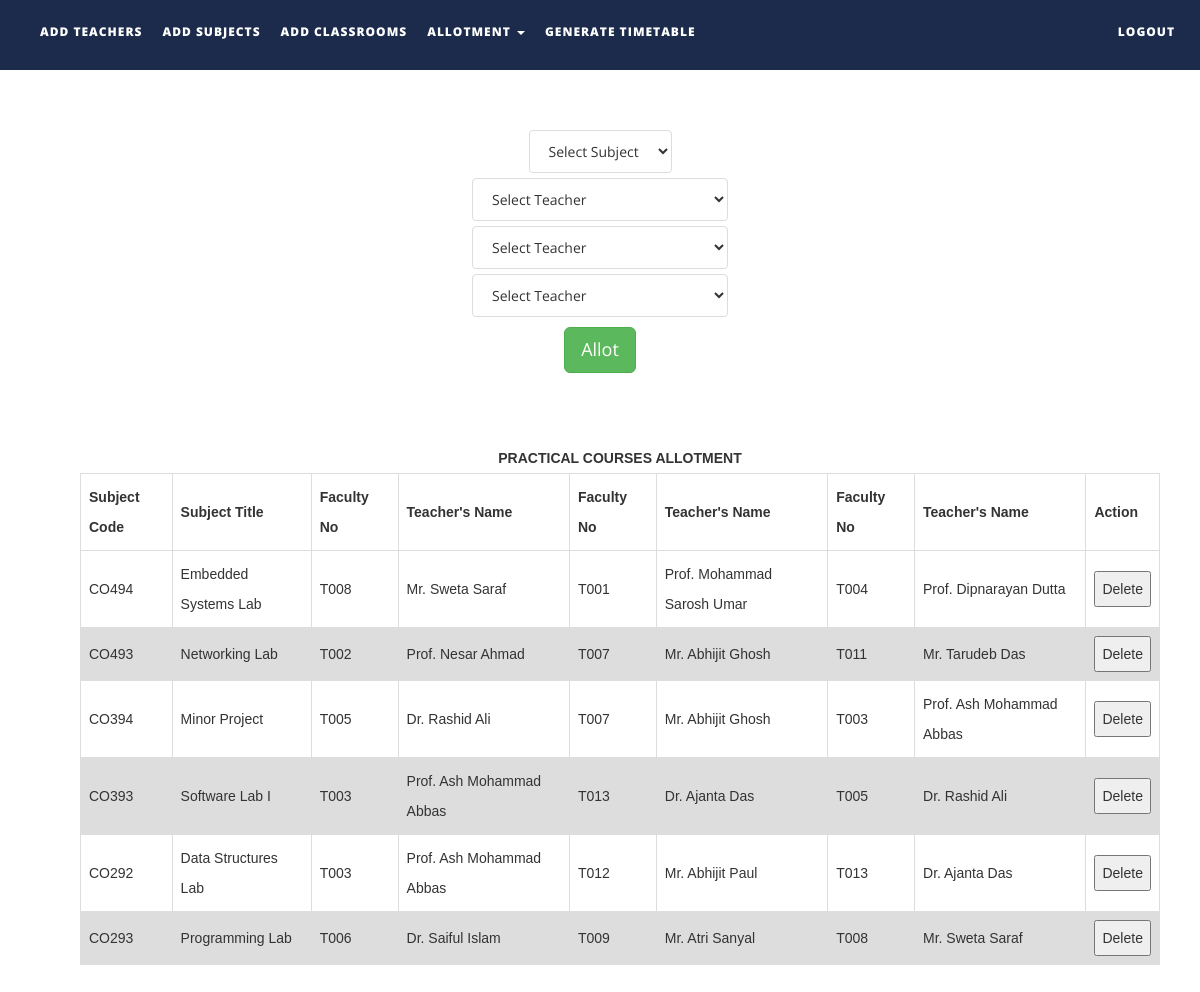
Screenshot of /files/allotpracticals.php with the database file from the repository.
### tables this page shows
CREATE TABLE `subjects` (
  `subject_code` varchar(10) NOT NULL,
  `subject_name` varchar(50) NOT NULL,
  `course_type` varchar(15) NOT NULL,
  `semester` int(1) NOT NULL,
  `department` varchar(50) NOT NULL,
  `isAlloted` int(1) NOT NULL,
  `allotedto` text NOT NULL,
  `allotedto2` text NOT NULL,
  `allotedto3` text NOT NULL
);

CREATE TABLE `teachers` (
  `faculty_number` varchar(10) NOT NULL,
  `name` text NOT NULL,
  `alias` varchar(10) NOT NULL,
  `designation` varchar(30) NOT NULL,
  `contact_number` varchar(15) NOT NULL,
  `emailid` varchar(50) NOT NULL
);

### files/allotpracticals.php (the view, shortened to what this page needs)
<!DOCTYPE html>
<html xmlns="http://www.w3.org/1999/xhtml" xmlns="http://www.w3.org/1999/html">
<head>
    <link href="assets/css/bootstrap.css" rel="stylesheet"/>
    <link href="assets/css/font-awesome.min.css" rel="stylesheet"/>
    <link href="assets/css/flexslider.css" rel="stylesheet"/>
    <link href="assets/css/style.css" rel="stylesheet"/>
</head>
<body>
<div class="navbar navbar-inverse navbar-fixed-top " id="menu">
    <div class="container">
        <div class="navbar-collapse collapse move-me">
            <ul class="nav navbar-nav navbar-left">
                <li><a href="addteachers.php">ADD TEACHERS</a></li>
                <li><a href="addsubjects.php">ADD SUBJECTS</a></li>
                <li><a href="addclassrooms.php">ADD CLASSROOMS</a></li>
                <li class="dropdown"><a class="dropdown-toggle" data-toggle="dropdown" aria-expanded="false">ALLOTMENT
                        <span class="caret"></span></a>
                </li>
                <li><a href="generatetimetable.php">GENERATE TIMETABLE</a></li>
            </ul>
            <ul class="nav navbar-nav navbar-right">
                <li><a href="index.php">LOGOUT</a></li>
            </ul>
        </div>
    </div>
</div>
<br>
<form action="allotmentpracticalFormvalidation.php" method="post" style="margin-top: 100px">
    <div align="center">
        <select name="tobealloted" class="list-group-item">
            <?php
            $q = mysqli_query(mysqli_connect("localhost", "root", "", "ttms"),
                "SELECT * FROM subjects WHERE course_type = 'LAB'");
            $row_count = mysqli_num_rows($q);
            if ($row_count) {
                $mystring = '
         <option selected disabled>Select Subject</option>';
                while ($row = mysqli_fetch_assoc($q)) {
                    if ($row['isAlloted'] == 1)
                        continue;
                    $mystring .= '<option value="' . $row['subject_code'] . '">' . $row['subject_name'] . '</option>';
                }
                echo $mystring;
            }
            ?>
        </select>
    </div>
    <div align="center" style="margin-top: 5px">
        <select name="toalloted" class="list-group-item">
            <?php
            $q = mysqli_query(mysqli_connect("localhost", "root", "", "ttms"),
                "SELECT * FROM teachers ");
            $row_count = mysqli_num_rows($q);
            if ($row_count) {
                $mystring = '
         <option selected disabled>Select Teacher</option>';
                while ($row = mysqli_fetch_assoc($q)) {
                    $mystring .= '<option value="' . $row['faculty_number'] . '">' . $row['name'] . '</option>';
                }
                echo $mystring;
            }
            ?>
        </select>
    </div>
    <div align="center" style="margin-top: 5px">
        <select name="toalloted2" class="list-group-item">
            <?php
            $q = mysqli_query(mysqli_connect("localhost", "root", "", "ttms"),
                "SELECT * FROM teachers ");
            $row_count = mysqli_num_rows($q);
            if ($row_count) {
                $mystring = '
         <option selected disabled>Select Teacher</option>';
                while ($row = mysqli_fetch_assoc($q)) {
                    $mystring .= '<option value="' . $row['faculty_number'] . '">' . $row['name'] . '</option>';
                }
                echo $mystring;
            }
            ?>
        </select>
    </div>
    <div align="center" style="margin-top: 5px">
        <select name="toalloted3" class="list-group-item">
            <?php
            $q = mysqli_query(mysqli_connect("localhost", "root", "", "ttms"),
                "SELECT * FROM teachers ");
            $row_count = mysqli_num_rows($q);
            if ($row_count) {
                $mystring = '
         <option selected disabled>Select Teacher</option>';
                while ($row = mysqli_fetch_assoc($q)) {
                    $mystring .= '<option value="' . $row['faculty_number'] . '">' . $row['name'] . '</option>';
                }
                echo $mystring;
            }
            ?>
        </select>
    </div>
    <div align="center" style="margin-top: 10px">
        <button type="submit" class="btn btn-success btn-lg">Allot</button>
    </div>
</form>
<table id=allotedpracticalstable>
    <caption><strong>PRACTICAL COURSES ALLOTMENT</strong></caption>
    <tr>
        <th width="130">Subject Code</th>
        <th width=200>Subject Title</th>
        <th width="120">Faculty No</th>
        <th width="300">Teacher's Name</th>
        <th width="120">Faculty No</th>
        <th width="300">Teacher's Name</th>
        <th width="120">Faculty No</th>
        <th width="300">Teacher's Name</th>
        <th width="40">Action</th>
    </tr>
    <tbody>
    <?php
    $q = mysqli_query(mysqli_connect("localhost", "root", "", "ttms"),
        "SELECT * FROM subjects");
    while ($row = mysqli_fetch_assoc($q)) {
        if (!($row['course_type'] == "LAB"))
            continue;
        $teacher_id1 = $row['allotedto'];
        $teacher_id2 = $row['allotedto2'];
        $teacher_id3 = $row['allotedto3'];
        $t1 = mysqli_query(mysqli_connect("localhost", "root", "", "ttms"),
            "SELECT name FROM teachers WHERE faculty_number = '$teacher_id1'");
        $trow1 = mysqli_fetch_assoc($t1);
        $t2 = mysqli_query(mysqli_connect("localhost", "root", "", "ttms"),
            "SELECT name FROM teachers WHERE faculty_number = '$teacher_id2'");
        $trow2 = mysqli_fetch_assoc($t2);
        $t3 = mysqli_query(mysqli_connect("localhost", "root", "", "ttms"),
            "SELECT name FROM teachers WHERE faculty_number = '$teacher_id3'");
        $trow3 = mysqli_fetch_assoc($t3);
        echo "<tr><td>{$row['subject_code']}</td>
                    <td>{$row['subject_name']}</td>
                    <td>{$row['allotedto']}</td>
                    <td>{$trow1['name']}</td>
                    <td>{$row['allotedto2']}</td>
                    <td>{$trow2['name']}</td>
                    <td>{$row['allotedto3']}</td>
                    <td>{$trow3['name']}</td>
                   <td>
                    <button>Delete</button></td>
                    </tr>\n";
    }
    ?>
    </tbody>
</table>
</body>
</html>

### files/assets/css/style.css (style rules this page uses)
#menu { background-color: rgba(28, 43, 75, 1); color: #fff; font-size: 12px; font-weight: 900; letter-spacing: 1px; min-height: 70px; }
.navbar-inverse { border-color: transparent; }
.navbar-inverse .navbar-nav > li > a, .navbar-inverse .navbar-nav > li > a:hover { color: #FFF; padding: 22px 10px; }

### files/allotpracticals.php (style rules this page uses)
table { margin-top: 70px; margin-bottom: 50px; font-family: arial, sans-serif; border-collapse: collapse; margin-left: 80px; width: 90%; }
td, th { border: 1px solid #dddddd; text-align: left; padding: 8px; }
tr:nth-child(even) { background-color: #dddddd; }

### rows the page displays
subjects: subject_code "CO494", subject_name "Embedded Systems Lab", allotedto "T008", teachers.name "Mr. Sweta Saraf", allotedto2 "T001", teachers.name "Prof. Mohammad Sarosh Umar", allotedto3 "T004", teachers.name "Prof. Dipnarayan Dutta"
subjects: subject_code "CO493", subject_name "Networking Lab", allotedto "T002", teachers.name "Prof. Nesar Ahmad", allotedto2 "T007", teachers.name "Mr. Abhijit Ghosh", allotedto3 "T011", teachers.name "Mr. Tarudeb Das"
subjects: subject_code "CO394", subject_name "Minor Project", allotedto "T005", teachers.name "Dr. Rashid Ali", allotedto2 "T007", teachers.name "Mr. Abhijit Ghosh", allotedto3 "T003", teachers.name "Prof. Ash Mohammad Abbas"
subjects: subject_code "CO393", subject_name "Software Lab I", allotedto "T003", teachers.name "Prof. Ash Mohammad Abbas", allotedto2 "T013", teachers.name "Dr. Ajanta Das", allotedto3 "T005", teachers.name "Dr. Rashid Ali"
subjects: subject_code "CO292", subject_name "Data Structures Lab", allotedto "T003", teachers.name "Prof. Ash Mohammad Abbas", allotedto2 "T012", teachers.name "Mr. Abhijit Paul", allotedto3 "T013", teachers.name "Dr. Ajanta Das"
subjects: subject_code "CO293", subject_name "Programming Lab", allotedto "T006", teachers.name "Dr. Saiful Islam", allotedto2 "T009", teachers.name "Mr. Atri Sanyal", allotedto3 "T008", teachers.name "Mr. Sweta Saraf"
